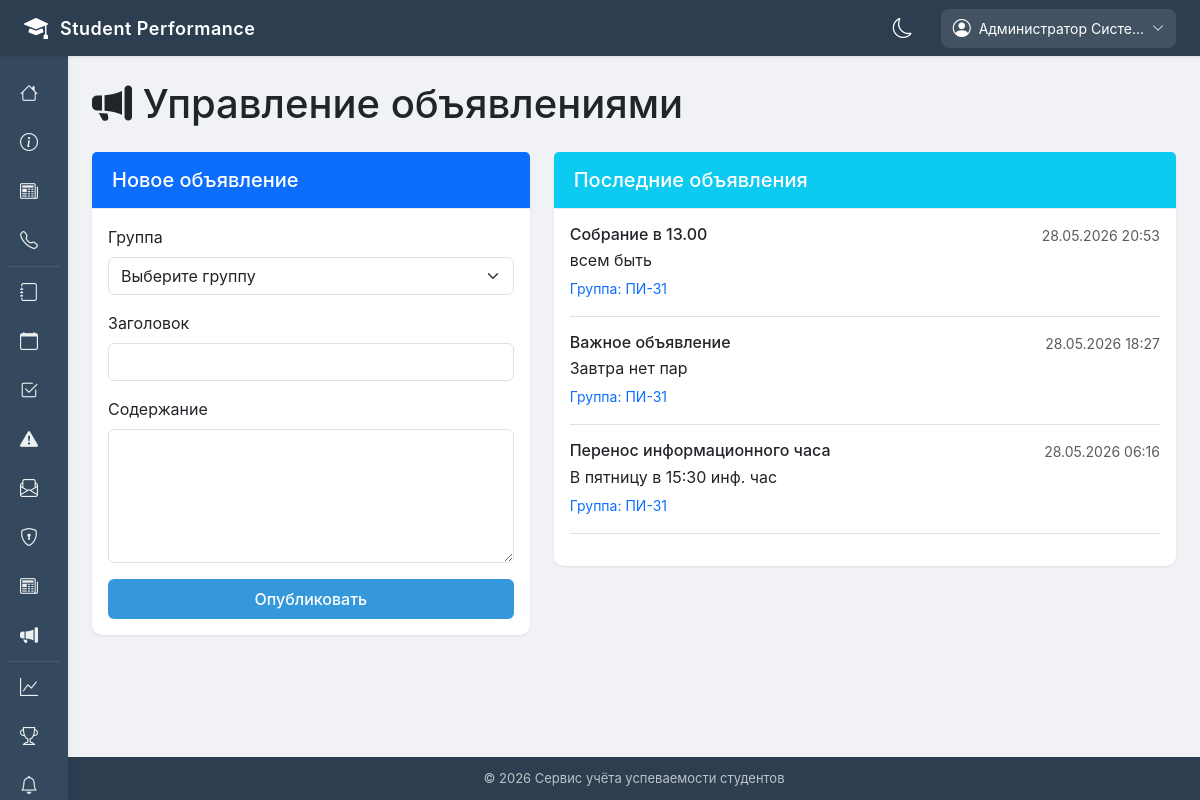
The page /control/announcements/ (signed in) on the database its author committed.
### apps/accounts/models.py (models this page shows, shortened)
class User(AbstractUser):
    ROLE_CHOICES = [
        ('admin', 'Администратор'),
        ('teacher', 'Преподаватель'),
        ('student', 'Студент'),
        ('headman', 'Староста'),
        ('curator', 'Куратор'),
    ]
    role = models.CharField(max_length=20, choices=ROLE_CHOICES, default='student', verbose_name='Роль')
    phone_number = models.CharField(
        max_length=20,
        blank=True,
        null=True,
        validators=[RegexValidator(r'^\+375 \(\d{2}\) \d{3}-\d{2}-\d{2}$')],
        verbose_name='Номер телефона'
    )
    avatar = models.ImageField(upload_to='avatars/', blank=True, null=True, verbose_name='Аватар')
    date_of_birth = models.DateField(blank=True, null=True, verbose_name='Дата рождения')
    address = models.TextField(blank=True, null=True, verbose_name='Адрес')
    class Meta:
        verbose_name = 'Пользователь'
        verbose_name_plural = 'Пользователи'
        ordering = ['last_name', 'first_name']

class Announcement(models.Model):
    title = models.CharField(max_length=200, verbose_name='Заголовок')
    content = models.TextField(verbose_name='Содержание')
    group = models.ForeignKey('Group', on_delete=models.CASCADE, related_name='announcements', verbose_name='Группа')
    created_by = models.ForeignKey('User', on_delete=models.CASCADE, related_name='created_announcements', verbose_name='Создал')
    created_at = models.DateTimeField(auto_now_add=True, verbose_name='Дата создания')
    is_active = models.BooleanField(default=True, verbose_name='Активно')
    class Meta:
        verbose_name = 'Объявление'
        verbose_name_plural = 'Объявления'
        ordering = ['-created_at']

class Group(models.Model):
    name = models.CharField(max_length=20, unique=True, verbose_name='Название группы')
    course = models.IntegerField(verbose_name='Курс')
    specialty = models.CharField(max_length=200, verbose_name='Специальность')
    curator = models.ForeignKey(User, on_delete=models.SET_NULL, null=True, blank=True, related_name='curated_groups', limit_choices_to={'role': 'curator'}, verbose_name='Куратор')
    headman = models.OneToOneField(StudentProfile, on_delete=models.SET_NULL, null=True, blank=True, related_name='headed_group', verbose_name='Староста')
    created_at = models.DateTimeField(auto_now_add=True, verbose_name='Дата создания')
    class Meta:
        verbose_name = 'Группа'
        verbose_name_plural = 'Группы'
        ordering = ['course', 'name']

### apps/accounts/views.py (the view, shortened to what this page needs)
# urls.py: path('control/announcements/', views.admin_announcements, name='admin_announcements'),
@login_required
def admin_announcements(request):
    if not request.user.is_superuser:
        messages.error(request, 'Доступ запрещён')
        return redirect('home')
    from apps.notifications.utils import create_notification
    groups = Group.objects.all()
    announcements = Announcement.objects.all().order_by('-created_at')
    context = {
        'groups': groups,
        'announcements': announcements,
    }
    return render(request, 'accounts/admin_announcements.html', context)

### apps/chat/context_processors.py (called while the page is built)
def chat_unread_count(request):
    if request.user.is_authenticated:
        rooms = ChatRoom.objects.filter(participants=request.user)
        unread_count = 0
        for room in rooms:
            unread_count += room.messages.filter(is_read=False).exclude(sender=request.user).count()
        return {'chat_unread_count': unread_count}
    return {'chat_unread_count': 0}

### apps/core/context_processors.py (called while the page is built)
def notifications_processor(request):
    unread_count = 0
    if request.user.is_authenticated:
        unread_count = Notification.objects.filter(user=request.user, is_read=False).count()
    return {'unread_count': unread_count}

### templates/accounts/admin_announcements.html (shortened to what this page needs)
{% extends 'base.html' %}
{% block content %}
<div class="row">
    <div class="col-12">
        <h1 class="mb-4"><i class="bi bi-megaphone-fill"></i> Управление объявлениями</h1>
    </div>
</div>
<div class="row">
    <div class="col-md-5">
        <div class="card mb-4">
            <div class="card-header bg-primary text-white">
                <h5 class="mb-0">Новое объявление</h5>
            </div>
            <div class="card-body">
                <form method="post">
                    <div class="mb-3">
                        <label class="form-label">Группа</label>
                        <select name="group_id" class="form-select" required>
                            <option value="">Выберите группу</option>
                        </select>
                    </div>
                    <div class="mb-3">
                        <label class="form-label">Заголовок</label>
                        <input type="text" name="title" class="form-control" required>
                    </div>
                    <div class="mb-3">
                        <label class="form-label">Содержание</label>
                        <textarea name="content" class="form-control" rows="5" required></textarea>
                    </div>
                    <button type="submit" class="btn btn-primary w-100">Опубликовать</button>
                </form>
            </div>
        </div>
    </div>
    <div class="col-md-7">
        <div class="card">
            <div class="card-header bg-info text-white">
                <h5 class="mb-0">Последние объявления</h5>
            </div>
            <div class="card-body">
                {% if announcements %}
                    {% for ann in announcements %}
                        <div class="border-bottom mb-3 pb-3">
                            <div class="d-flex justify-content-between">
                                <h6 class="mb-1">{{ ann.title }}</h6>
                                <small class="text-muted">{{ ann.created_at|date:"d.m.Y H:i" }}</small>
                            </div>
                            <p class="mb-1">{{ ann.content|truncatechars:100 }}</p>
                            <small class="text-primary">Группа: {{ ann.group.name }}</small>
                        </div>
                    {% endfor %}
                {% else %}
                    <p class="text-muted text-center">Нет объявлений</p>
                {% endif %}
            </div>
        </div>
    </div>
</div>
{% endblock %}

### templates/base.html (shortened to what this page needs)
<!DOCTYPE html>
<html lang="ru">
<head>
    <link href="https://cdn.jsdelivr.net/npm/bootstrap@5.3.0/dist/css/bootstrap.min.css" rel="stylesheet">
    <link rel="stylesheet" href="https://cdn.jsdelivr.net/npm/bootstrap-icons@1.11.0/font/bootstrap-icons.css">
</head>
<body>
    <div class="top-header">
        <div class="logo-area">
            <a href="{% url 'home' %}" style="text-decoration: none; color: white; display: flex; align-items: center; gap: 12px;">
                <i class="bi bi-mortarboard-fill"></i>
                <span>Student Performance</span>
            </a>
        </div>
        <div class="header-right">
            <div class="theme-toggle-header" onclick="toggleDarkMode()">
                <i id="themeIcon" class="bi bi-moon"></i>
            </div>
            {% if user.is_authenticated %}
                <div class="user-menu">
                    <div class="user-btn">
                        <i class="bi bi-person-circle"></i>
                        <span>{{ user.get_full_name|default:user.username|truncatechars:20 }}</span>
                        <i class="bi bi-chevron-down" style="font-size: 12px;"></i>
                    </div>
                </div>
            {% endif %}
        </div>
    </div>
    <div class="sidebar">
        <ul class="nav-links">
            <li>
                <a href="{% url 'home' %}">
                    <i class="bi bi-house"></i>
                </a>
            </li>
            <li>
                <a href="{% url 'about' %}">
                    <i class="bi bi-info-circle"></i>
                </a>
            </li>
            <li>
                <a href="{% url 'news_list' %}">
                    <i class="bi bi-newspaper"></i>
                </a>
            </li>
            <li>
                <a href="{% url 'contacts' %}">
                    <i class="bi bi-telephone"></i>
                </a>
            </li>
            {% if user.is_authenticated %}
                <li class="sidebar-divider"></li>
                {% if user.role == 'student' or user.role == 'headman' %}
                    <li>
                        <a href="{% url 'gradebook_view' %}">
                            <i class="bi bi-journal"></i>
                            <span>Зачётка</span>
                        </a>
                    </li>
                    <li>
                        <a href="{% url 'student_statistics' %}">
                            <i class="bi bi-graph-up"></i>
                            <span>Статистика</span>
                        </a>
                    </li>
                    <li>
                        <a href="{% url 'schedule_view' %}">
                            <i class="bi bi-calendar"></i>
                            <span>Расписание</span>
                        </a>
                    </li>
                    <li>
                        <a href="{% url 'student_attendance' %}">
                            <i class="bi bi-calendar-check"></i>
                            <span>Посещаемость</span>
                        </a>
                    </li>
                    <li>
                        <a href="{% url 'assignments_list' %}">
                            <i class="bi bi-journal-bookmark-fill"></i>
                            <span>Задания</span>
                        </a>
                    </li>
                    <li>
                        <a href="{% url 'requests_list' %}">
                            <i class="bi bi-envelope"></i>
                            <span>Заявки</span>
                        </a>
                    </li>
                    <li>
                        <a href="{% url 'group_list' %}">
                            <i class="bi bi-people-fill"></i>
                            <span>Моя группа</span>
                        </a>
                    </li>
                    <li>
                        <a href="{% url 'penalties_list' %}">
                            <i class="bi bi-exclamation-triangle-fill"></i>
                            <span>Взыскания</span>
                        </a>
                    </li>
                    <li>
                        <a href="{% url 'student_announcements' %}">
                            <i class="bi bi-megaphone-fill"></i>
                            <span>Объявления</span>
                        </a>
                    </li>
                {% elif user.is_superuser %}
                    <li>
                        <a href="{% url 'admin_all_grades' %}">
                            <i class="bi bi-journal"></i>
                        </a>
                    </li>
                    <li>
                        <a href="{% url 'admin_all_schedule' %}">
                            <i class="bi bi-calendar"></i>
                        </a>
                    </li>
                    <li>
                        <a href="{% url 'admin_attendance' %}">
                            <i class="bi bi-check2-square"></i>
                        </a>
                    </li>
                    <li>
                        <a href="{% url 'admin_penalties' %}">
                            <i class="bi bi-exclamation-triangle-fill"></i>
                        </a>
                    </li>
                    <li>
                        <a href="{% url 'admin_requests' %}">
                            <i class="bi bi-envelope-paper"></i>
                        </a>
                    </li>
                    <li>
                        <a href="/admin/">
                            <i class="bi bi-shield-lock"></i>
                        </a>
                    </li>
                    <li>
                        <a href="{% url 'admin_news' %}">
                            <i class="bi bi-newspaper"></i>
                        </a>
                    </li>
                    <li>
                        <a href="{% url 'admin_announcements' %}">
                            <i class="bi bi-megaphone-fill"></i>
                        </a>
                    </li>
                {% endif %}
                <li class="sidebar-divider"></li>
                {% if user.role == 'student' or user.role == 'headman' or user.is_superuser or user.role == 'teacher'%}
                    <li>
                    <a href="{% url 'analytics_dashboard' %}">
                        <i class="bi bi-graph-up"></i>
                    </a>
                    </li>
                {% endif %}
                <li>
                    <a href="{% url 'rating_list' %}">
                        <i class="bi bi-trophy"></i>
                    </a>
                </li>
                <li>
                    <a href="{% url 'notifications_list' %}">
                        <i class="bi bi-bell"></i>
                    </a>
                </li>
            {% endif %}
        </ul>
    </div>
    <div class="main-content">
        <div class="content-wrapper">
            {% block content %}{% endblock %}
        </div>
        <footer>
            <div class="container">
                <p class="mb-0">&copy; 2026 Сервис учёта успеваемости студентов</p>
            </div>
        </footer>
    </div>
</body>
</html>

### templates/base.html (style rules this page uses)
* { margin: 0; padding: 0; box-sizing: border-box; }
html, body { height: 100%; min-height: 100vh; }
body { display: flex; min-height: 100vh; background-color: #f0f2f5; font-family: -apple-system, BlinkMacSystemFont, 'Segoe UI', Roboto, 'Helvetica Neue', Arial, sans-serif; }
.top-header { position: fixed; top: 0; left: 0; right: 0; height: 56px; background: #2c3e50; color: white; display: flex; align-items: center; justify-content: space-between; padding: 0 24px; z-index: 1001; box-shadow: 0 1px 3px rgba(0,0,0,0.1); }
.logo-area { display: flex; align-items: center; gap: 12px; }
.logo-area i { font-size: 24px; }
.logo-area span { font-size: 18px; font-weight: 600; letter-spacing: 0.5px; }
.header-right { display: flex; align-items: center; gap: 20px; }
.theme-toggle-header { cursor: pointer; background: none; border: none; padding: 8px; border-radius: 8px; transition: background 0.2s; display: flex; align-items: center; justify-content: center; }
.theme-toggle-header i { font-size: 20px; color: white; }
.user-menu { position: relative; }
.user-btn { cursor: pointer; display: flex; align-items: center; gap: 8px; background: rgba(255,255,255,0.1); border-radius: 8px; padding: 6px 12px; transition: background 0.2s; }
.user-btn i:first-child { font-size: 18px; }
.user-btn span { font-size: 14px; }
.sidebar { position: fixed; left: 0; top: 56px; height: calc(100vh - 56px); width: 68px; background: #34495e; transition: width 0.25s ease; z-index: 1000; overflow-x: hidden; overflow-y: auto; box-shadow: 2px 0 5px rgba(0,0,0,0.05); }
.sidebar .nav-links { list-style: none; padding: 12px 0; }
.sidebar .nav-links li { margin: 2px 8px; border-radius: 8px; }
.sidebar .nav-links li a { color: #ecf0f1; text-decoration: none; display: flex; align-items: center; gap: 14px; white-space: nowrap; padding: 10px 12px; border-radius: 8px; font-size: 13px; font-weight: 500; }
.sidebar .nav-links li a i { font-size: 18px; min-width: 24px; }
.sidebar-divider { height: 1px; background: rgba(255,255,255,0.1); margin: 12px 8px; }
.main-content { margin-left: 68px; margin-top: 56px; transition: margin-left 0.25s ease; flex: 1; display: flex; flex-direction: column; min-height: calc(100vh - 56px); background-color: #f0f2f5; }
.content-wrapper { flex: 1; padding: 24px; background-color: #f0f2f5; }
.card { border: none; border-radius: 10px; box-shadow: 0 1px 3px rgba(0,0,0,0.08); transition: box-shadow 0.2s; background-color: white; }
.card-header { background-color: white; border-bottom: 1px solid #e9ecef; padding: 16px 20px; font-weight: 600; }
.btn-primary { background: #3498db; border: none; border-radius: 6px; padding: 8px 20px; font-weight: 500; transition: background 0.2s; }
footer { background-color: #2c3e50; color: #bdc3c7; padding: 12px 0; text-align: center; font-size: 13px; }

### rows shown on the page
User: get_full_name "Администратор Систе…"
Announcement: title "Собрание в 13.00", created_at "28.05.2026 20:53", content "всем быть", group.name "ПИ-31"
Announcement: title "Важное объявление", created_at "28.05.2026 18:27", content "Завтра нет пар", group.name "ПИ-31"
Announcement: title "Перенос информационного часа", created_at "28.05.2026 06:16", content "В пятницу в 15:30 инф. час", group.name "ПИ-31"
